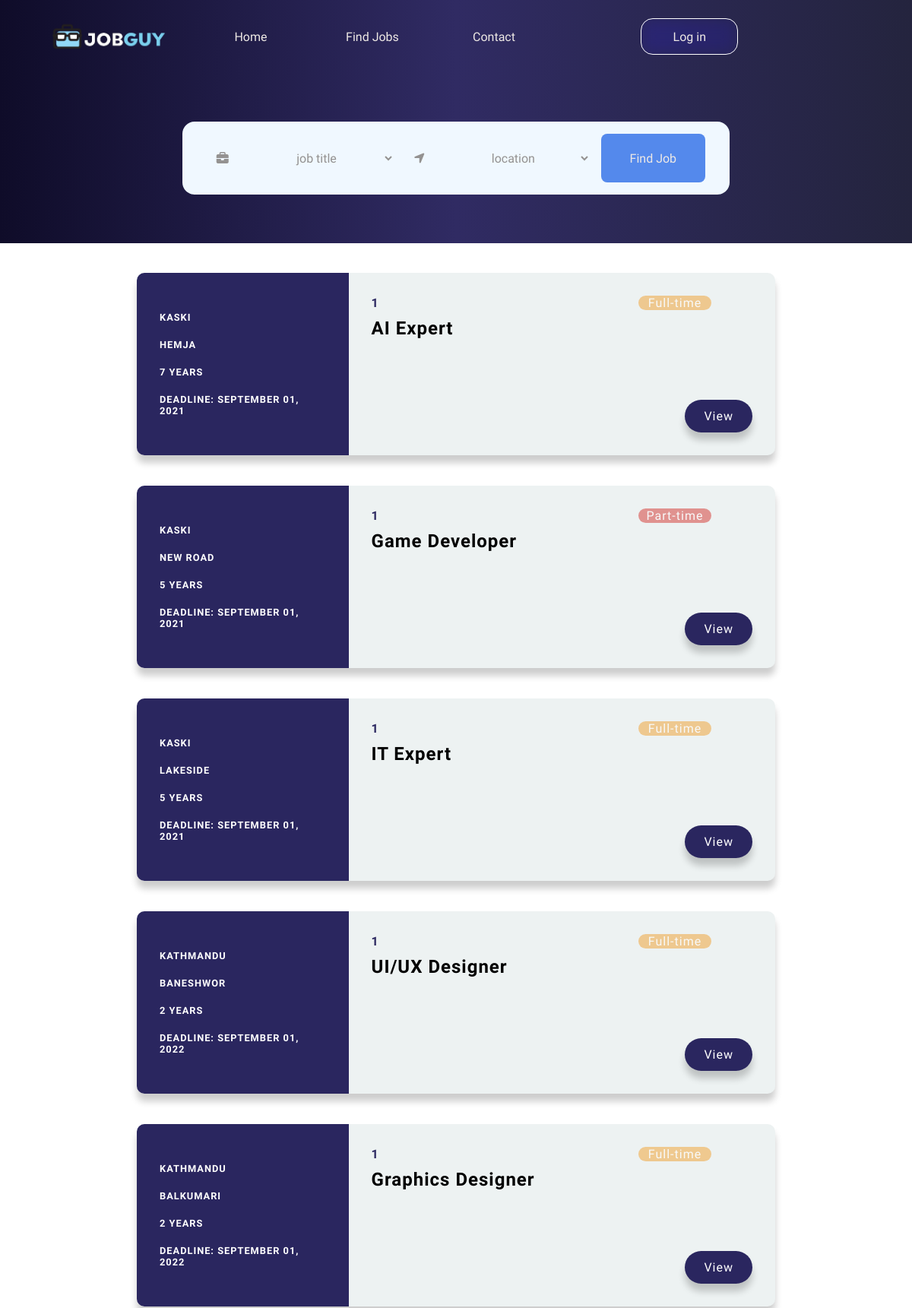
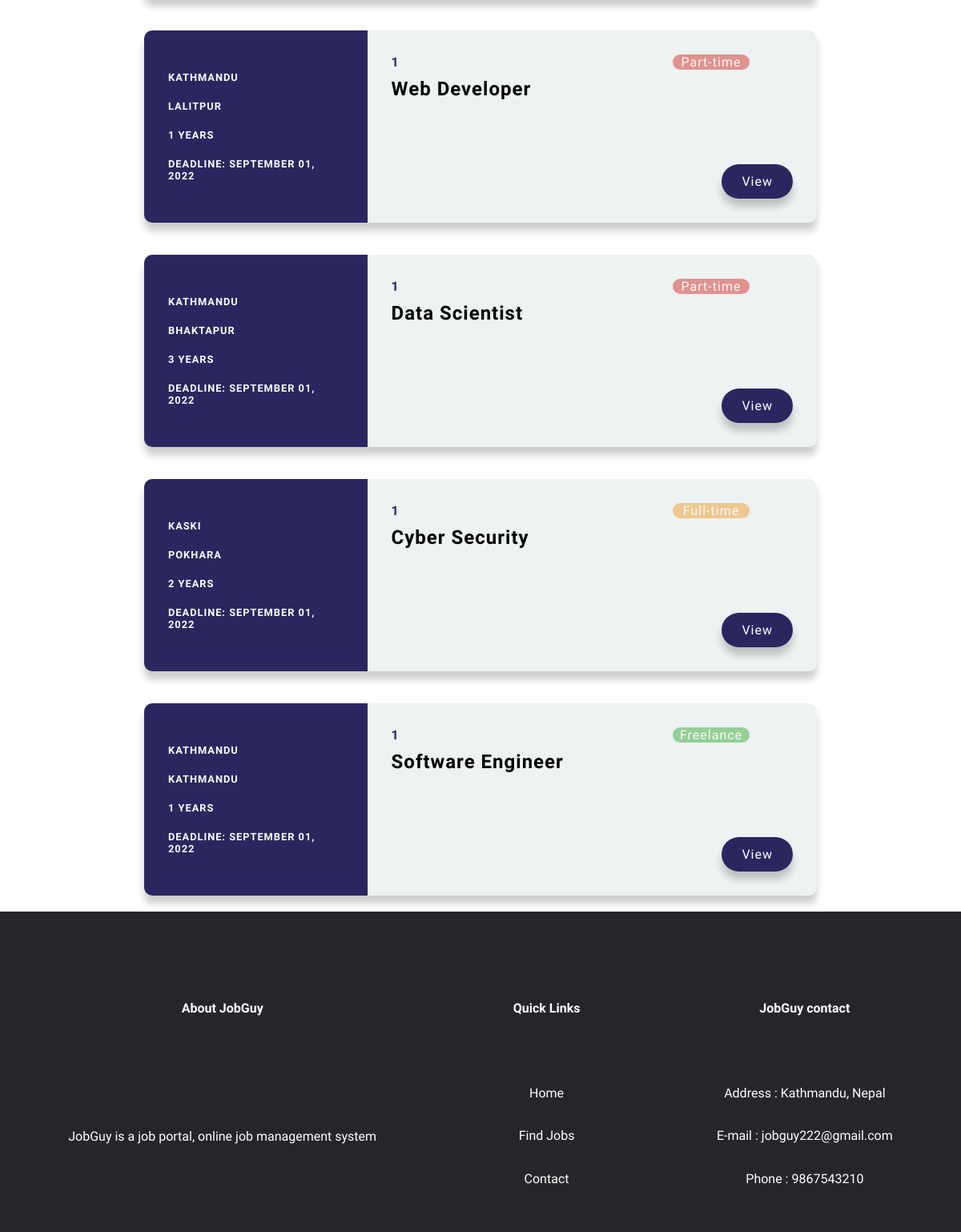
/home/job-list.php, run on the app's committed database (2 pictures, top to bottom).
### tables this page shows
CREATE TABLE `tbl_jobs` (
  `job_id` varchar(255) NOT NULL,
  `title` varchar(255) NOT NULL,
  `city` varchar(255) NOT NULL,
  `country` varchar(255) NOT NULL,
  `category` varchar(255) NOT NULL,
  `type` varchar(255) NOT NULL,
  `experience` varchar(255) NOT NULL,
  `description` longtext NOT NULL,
  `responsibility` longtext NOT NULL,
  `requirements` longtext NOT NULL,
  `company` varchar(255) NOT NULL,
  `date_posted` varchar(255) NOT NULL,
  `closing_date` varchar(255) NOT NULL,
  `enc_id` int(255) NOT NULL
);

### constants/check-login.php (called while the page is built, shortened)
<?php
if (isset($_SESSION['logged_in']) && $_SESSION['logged_in'] == true) {
$user_online = true;
}else{
$user_online = false;
}
?>

### home/job-list.php (the view, shortened to what this page needs)
<!DOCTYPE html>
<html lang="en">
        <?php
            require '../constants/check-login.php';
            if (isset($_GET['page'])) {
                $page = $_GET['page'];
                if ($page == "" || $page == "1") {
                    $page1 = 0;
                    $page = 1;
                } else {
                    $page1 = ($page * 16) - 16;
                }
            } else {
                $page1 = 0;
            }
            if ( isset( $_GET['country'] ) && isset( $_GET['category'] ) ) {
                $cate = $_GET['category'];
                $country = $_GET['country'];
                $query1 = "SELECT * FROM tbl_jobs WHERE category = :cate AND country = :country ORDER BY enc_id DESC LIMIT $page1,12";
                $query2 = "SELECT * FROM tbl_jobs WHERE category = :cate AND country = :country ORDER BY enc_id DESC";
                $fromsearch = true;
                $slc_country = "$country";
                $slc_category = "$cate";
                $title = "$slc_category jobs in $slc_country";
            } else {
                $query1 = "SELECT * FROM tbl_jobs ORDER BY enc_id DESC LIMIT $page1,12";
            }
        ?>
<head>
    <link rel="stylesheet" href="../css/styles.css">
</head>
<body>
    <nav id="navbar">
        <div class="navbar-logo">
            <a href="./"><img src="../img/large_jobguy.png" alt=""></a>
        </div>
        <div class="nav-links">
            <a href="./index.php">
                <div class="nav-link"><span>Home</span></div>
            </a>
            <a href="./job-list.php">
                <div class="nav-link"><span>Find Jobs</span></div>
            </a>
            <a href="./contact.php">
                <div class="nav-link"><span>Contact</span></div>
            </a>
        </div>
        <div class="buttons">
        <?php
                if ($user_online) {
                    print '
                            <a href="../login/logout.php">
                                 <div class="button log-out-btn"><button>Log out</button></div>
                            </a>
                            <a href="' .isset($_SESSION['role']). '">
                                <div class="button profile-btn"><button><a href="../home/profile.php">Profile</a></button></div>
                             </a>
                        ';
                } else {
                    print '
                            <a href="../login/login.php">
                                 <div class="button log-in"><button>Log in</button></div>
                            </a>
                        ';
                }
            ?>
        </div>
    </nav>
    <div class="main">
        <form action="job-list.php" method="GET">
            <div class="search-box">
                <div class="search-box-job">
                    <i class="fa-solid fa-briefcase"></i>
                    <select id="job-title" name="job-title">
                        <option disabled selected hidden value="hide">job title</option>
                </select>
            </div>
            <div class="search-box-location">
                <i class="fa-solid fa-location-arrow"></i>
                <select name="job-location" id="year">
                    <option disabled selected hidden value="hide">location</option>
                </select>
            </div>
            <button name="search" value="1" type="submit">Find Job</button>
    </div>
    </form>
    </div>
    <div class="find-jobs">
        <div class="jobs-intro-text">
            <h2>job list</h2>
        </div>
        <div class="all-jobs-list">
            <?php
                    require '../constants/db_config.php';
                    $conn = new PDO("mysql:host=$servername;dbname=$dbname", $username, $password);
                    $conn->setAttribute(PDO::ATTR_ERRMODE, PDO::ERRMODE_EXCEPTION);
                    $stmt = $conn->prepare($query1);
                    $stmt->execute();
                    $result = $stmt->fetchAll();
                    foreach ($result as $row) {
                        $post_date = date_format(date_create_from_format('d/m/Y', $row['closing_date']), 'd');
                        $post_month = date_format(date_create_from_format('d/m/Y', $row['closing_date']), 'F');
                        $post_year = date_format(date_create_from_format('d/m/Y', $row['closing_date']), 'Y');
                        $type = $row['type'];
                        $compid = $row['company'];
                        $stmtb = $conn->prepare("SELECT * FROM tbl_users WHERE member_no = '$compid' and role = 'employer'");
                        $stmtb->execute();
                        $resultb = $stmtb->fetchAll();
                        foreach ($resultb as $rowb) {
                            $thecompname = $rowb['first_name'];
                        }
                        if ($type == "Freelance") {
                            $sta = '<span class=" label label-success">Freelance</span>';
                        }
                        if ($type == "Part-time") {
                            $sta = '<span class=" label label-danger">Part-time</span>';
                        }
                        if ($type == "Full-time") {
                            $sta = '<span class=" label label-warning">Full-time</span>';
                        }
             ?>
            <div class="courses-container">
                <div class="course">
                    <div class="course-preview">
                        <h6>
                            <?php echo $row['country']; ?>
                        </h6>
                        <h6>
                            <?php echo $row['city']; ?>
                        </h6>
                        <h6>
                            <?php echo $row['experience']; ?>
                        </h6>
                        <h6>Deadline:
                            <?php echo "$post_month"; ?>
                            <?php echo "$post_date"; ?>,
                            <?php echo "$post_year"; ?>
                        </h6>
                    </div>
                    <div class="course-info">
                        <div class="progress-container">
                            <span class="progress-text">
                                <?php echo "$sta"; ?>
                            </span>
                        </div>
                        <h6>
                            <?php echo isset($thecompname); ?>
                        </h6>
                        <h2>
                            <?php echo $row['title']; ?>
                        </h2>
                        <form action="explore-job.php?jobid=<?php echo $row['job_id']; ?>">
                            <button class="btn">View</button>
                        </form>
                    </div>
                </div>
            </div>
            <?php
                     }
            ?>
        </div>
    </div>
    <div class="about-us">
        <div class="info about-job-guy">
            <h3>About JobGuy</h3>
            <p>JobGuy is a job portal, online job management system </p>
        </div>
        <div class="info quick-links">
            <h3>Quick Links</h3>
            <ul type="none">
                <li><a href="#">Home</a></li>
                <li><a href="#">Find Jobs</a></li>
                <li><a href="contact.php">Contact</a></li>
            </ul>
        </div>
        <div class="info job-guy-contacts">
            <h3>JobGuy contact</h3>
            <ul type="none">
                <li>Address : Kathmandu, Nepal</li>
                <li>E-mail : jobguy222@gmail.com</li>
                <li>Phone : 9867543210</li>
            </ul>
        </div>
    </div>
</body>
</html>

### css/styles.css (style rules this page uses)
:root { --grey: #eee9e5; --white: rgb(255, 255, 255); --lightBlue: rgb(84, 137, 236); --blue: rgb(4, 87, 165); --green: rgb(44, 160, 40); --heading: 1.4rem; --subHeading: 1.2rem; --medium: 1rem; --small: 0.8rem; }
* { box-sizing: border-box; margin: 0; padding: 0; text-decoration: none; font-family: 'Anek Odia', sans-serif; font-size: var(--medium); color: var(--white); }
body { overflow-x: hidden; }
nav#navbar { font-size: 1.2rem; padding: 0px; background-color: transparent; display: flex; justify-content: space-around; min-height: 12vh; position: fixed; top: 0; width: 100vw; z-index: 100; align-items: center; transition: all 0.5s ease-in-out; }
.navbar-logo { width: 10vh; letter-spacing: 0.2rem; }
.navbar-logo a img { display: flex; justify-content: center; align-items: center; height: 6rem; }
.nav-links { display: flex; justify-content: space-around; align-items: center; min-width: 30rem; }
.nav-links a { display: flex; align-items: center; justify-content: space-around; cursor: pointer; border-radius: 7px; }
.nav-link { min-width: 8vw; display: flex; justify-content: space-evenly; align-items: baseline; }
.nav-link span { color: var(--grey); }
.buttons { width: 25vw; display: flex; justify-content: space-between; text-decoration: none; }
.button button, .buttons button { color: var(--grey); border: 1px solid var(--white); border-radius: 1rem; background-color: transparent; width: 8rem; height: 3rem; backdrop-filter: saturate(180%) blur(10px); }
.main { height: 100vh; width: 100vw; background-color: #4158D0; background-image: linear-gradient(to right, #0f0c29, #302b63, #24243e); background-attachment: fixed; }
.search-box { display: flex; align-items: center; justify-content: space-around; height: 6rem; width: 45rem; background-color: aliceblue; border-radius: 1rem; padding: 2rem; }
.search-box button { border-radius: .5rem; color: var(--grey); border: none; height: 4rem; width: 9rem; background-color: var(--lightBlue); transition: transform 0.5s ease-in-out; }
.search-box i { color: #949291; }
.search-box-job, .search-box-location { display: flex; width: 17rem; justify-content: space-around; align-items: center; }
select { text-align: center; background-color: aliceblue; width: 12rem; border: none; outline: none; color: #949291; }
option { color: #252524; }
.jobs-intro-text { text-align: center; }
.about-us { color: var(--white); display: flex; justify-content: space-around; align-items: center; height: 50vh; background-color: rgb(38, 38, 42); }
.about-us * { height: 80%; display: flex; flex-direction: column; justify-content: center; align-items: center; }
.label-success { display: flex; justify-content: center; border-radius: 1rem; background-color: #5CB85C; color: white; width: 8vw; }
.label-danger { display: flex; justify-content: center; border-radius: 1rem; background-color: #D9534F; color: white; width: 8vw; }
.label-warning { display: flex; justify-content: center; border-radius: 1rem; background-color: #F0AD4E; color: white; width: 8vw; }
.course { background-color: #EDF2F2; border-radius: 10px; box-shadow: 0 10px 10px rgba(0, 0, 0, 0.2); display: flex; max-width: 100%; margin: 20px; overflow: hidden; width: 70vw; height: 30vh; }
.course h6, .course-preview h6 { margin: 0; letter-spacing: 1px; text-transform: uppercase; font-size: 0.8rem; color: white; }
.course h2 { font-size: 1.3rem; letter-spacing: 1px; margin: 10px 0; }
.course-preview { display: flex; flex-direction: column; justify-content: space-evenly; background-color: #2A265F; color: #fff; padding: 30px; width: 25rem; }
.course-info { padding: 30px; position: relative; width: 100%; }
.course-info h2 { font-size: 1.5rem; color: black; }
.course-info h6 { font-size: 1rem; color: #2A265F; }
.progress-container { position: absolute; top: 30px; right: 30px; text-align: right; width: 150px; }
.progress-text { font-size: 1rem; opacity: 0.6; letter-spacing: 1px; }
.btn { background-color: #2A265F; border: 0; border-radius: 50px; box-shadow: 0 10px 10px rgba(0, 0, 0, 0.2); color: #fff; font-size: 16px; padding: 12px 25px; position: absolute; bottom: 30px; right: 30px; letter-spacing: 1px; }
.find-jobs { display: flex; flex-direction: column; justify-content: center; align-items: center; }
.all-jobs-list { display: flex; flex-direction: column; }

### home/job-list.php (style rules this page uses)
.main { padding: 10rem; height: 40vh; display: flex; justify-content: center; }

### data on the page
tbl_jobs: country "KASKI", city "HEMJA", experience "7 YEARS", closing_date "SEPTEMBER", closing_date "01", closing_date "2021", type "Full-time", title "AI Expert"
tbl_jobs: country "KASKI", city "NEW ROAD", experience "5 YEARS", closing_date "SEPTEMBER", closing_date "01", closing_date "2021", type "Part-time", title "Game Developer"
tbl_jobs: country "KASKI", city "LAKESIDE", experience "5 YEARS", closing_date "SEPTEMBER", closing_date "01", closing_date "2021", type "Full-time", title "IT Expert"
tbl_jobs: country "KATHMANDU", city "BANESHWOR", experience "2 YEARS", closing_date "SEPTEMBER", closing_date "01", closing_date "2022", type "Full-time", title "UI/UX Designer"
tbl_jobs: country "KATHMANDU", city "BALKUMARI", experience "2 YEARS", closing_date "SEPTEMBER", closing_date "01", closing_date "2022", type "Full-time", title "Graphics Designer"
tbl_jobs: country "KATHMANDU", city "LALITPUR", experience "1 YEARS", closing_date "SEPTEMBER", closing_date "01", closing_date "2022", type "Part-time", title "Web Developer"
tbl_jobs: country "KATHMANDU", city "BHAKTAPUR", experience "3 YEARS", closing_date "SEPTEMBER", closing_date "01", closing_date "2022", type "Part-time", title "Data Scientist"
tbl_jobs: country "KASKI", city "POKHARA", experience "2 YEARS", closing_date "SEPTEMBER", closing_date "01", closing_date "2022", type "Full-time", title "Cyber Security"
tbl_jobs: country "KATHMANDU", city "KATHMANDU", experience "1 YEARS", closing_date "SEPTEMBER", closing_date "01", closing_date "2022", type "Freelance", title "Software Engineer"
